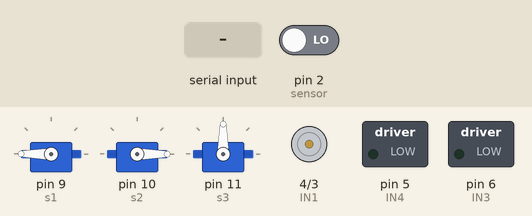
Recording of a sketch running on a simulated Arduino Uno, built with avr-gcc and run on an emulated ATmega328P. Parts: 3 × servo, motor-driver pin pairs drawn as motors (green arrow = first pin HIGH = forward, orange = second pin HIGH = backward, longer = more drive), switched loads named in the sketch (green lamp = pin HIGH). The test bench sets the inputs (shaded band); at power-on: pin 2 (sensor) LOW.

Above: at 9.4 s.
9.5 s: "rectangle\n" received over Serial
At 12.3 s:
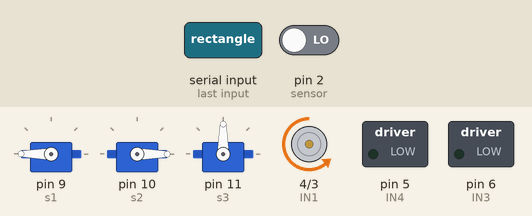
At 17.7 s:
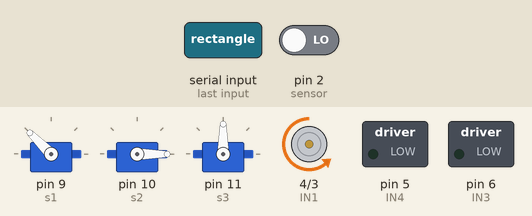
22.3 s: "triangle\n" received over Serial
At 30.3 s:
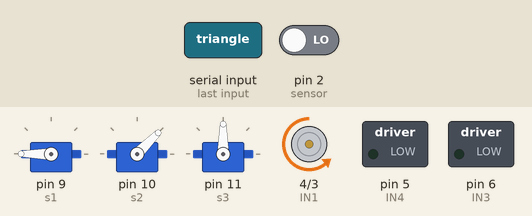
38.4 s: pin 2 (sensor) driven LOW
Timing chart, 0 to 52.1 s (numbered marks = the images above; inputs shaded):
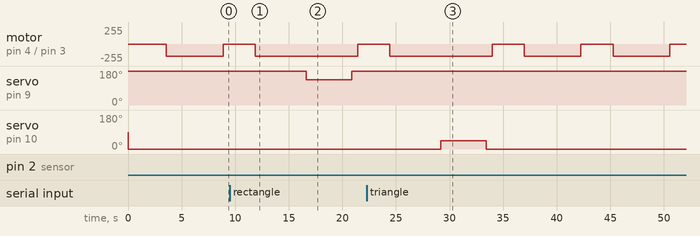

The sketch:

Control-conveyor.ino
```cpp
#include <Servo.h> //Declare the servo library and define the connection pins
#define IN1 4
#define IN2 3
#define IN3 6
#define IN4 5
#define sensor 2
Servo s1;
Servo s2;
Servo s3;

/////////////////////////////////////////////Servo////////////////////////////////////////////////
void servo1() // Set the first servo motor to rotate 45 degrees in 4.25s
{
  s1.write(135);
  delay(4250);
  s1.write(180);
}

void servo2() // Set the second servo motor to rotate 45 degrees in 4.25s
{
  s2.write(45);
  delay(4250);
  s2.write(0);
}
////////////////////////////////////////Conveyor////////////////////////////////////////////////
void Conveyor_on() // Turn on the conveyor motor
{
  digitalWrite(IN1, LOW);
  analogWrite(IN2, 180);
}
void Conveyor_off() // Turn off the conveyor motor
{
  digitalWrite(IN1, LOW);
  analogWrite(IN2, LOW);
}
///////////////////SETUP////////////////////////////////////
void setup()
{
  pinMode(IN1, OUTPUT); // Setup the pins
  pinMode(IN2, OUTPUT);
  pinMode(IN3, OUTPUT);
  pinMode(IN4, OUTPUT);
  pinMode(sensor, INPUT);
  s1.attach(9);
  s2.attach(10);
  s3.attach(11);

  s1.write(180);  // Set the default angle of the servo motors
  delay(15);
  s2.write(0);
  Serial.begin(9600);
}
///////////////////LOOP////////////////////////////////////
void loop()
{
  // Check for objects
  int sensorState = digitalRead(sensor);  //Read the sensor
  if (sensorState == 1) // If there's no object, run the conveyor
  {
    Conveyor_on();
  }
  else
  {
    delay(550);
    Conveyor_off();
    delay(3000);
    Conveyor_on();
    delay(4750);
    // Receive data from RASPBERRY
    if (Serial.available() > 0) {
      String shape = Serial.readStringUntil('\n');
      // Compare data
      if ( shape =="rectangle" )
      {
          servo1();
      }
      if (shape =="triangle" )
      {
          servo2();
      }

    }

  }
}
```

Measured:
- after the input at 9.5 s, servo on pin 9 (s1): 180° → 135° after 7.1 s, → 180° 4.3 s later
- after the input at 22.3 s, servo on pin 10 (s2): 0° → 45° after 6.9 s, → 0° 4.3 s later
